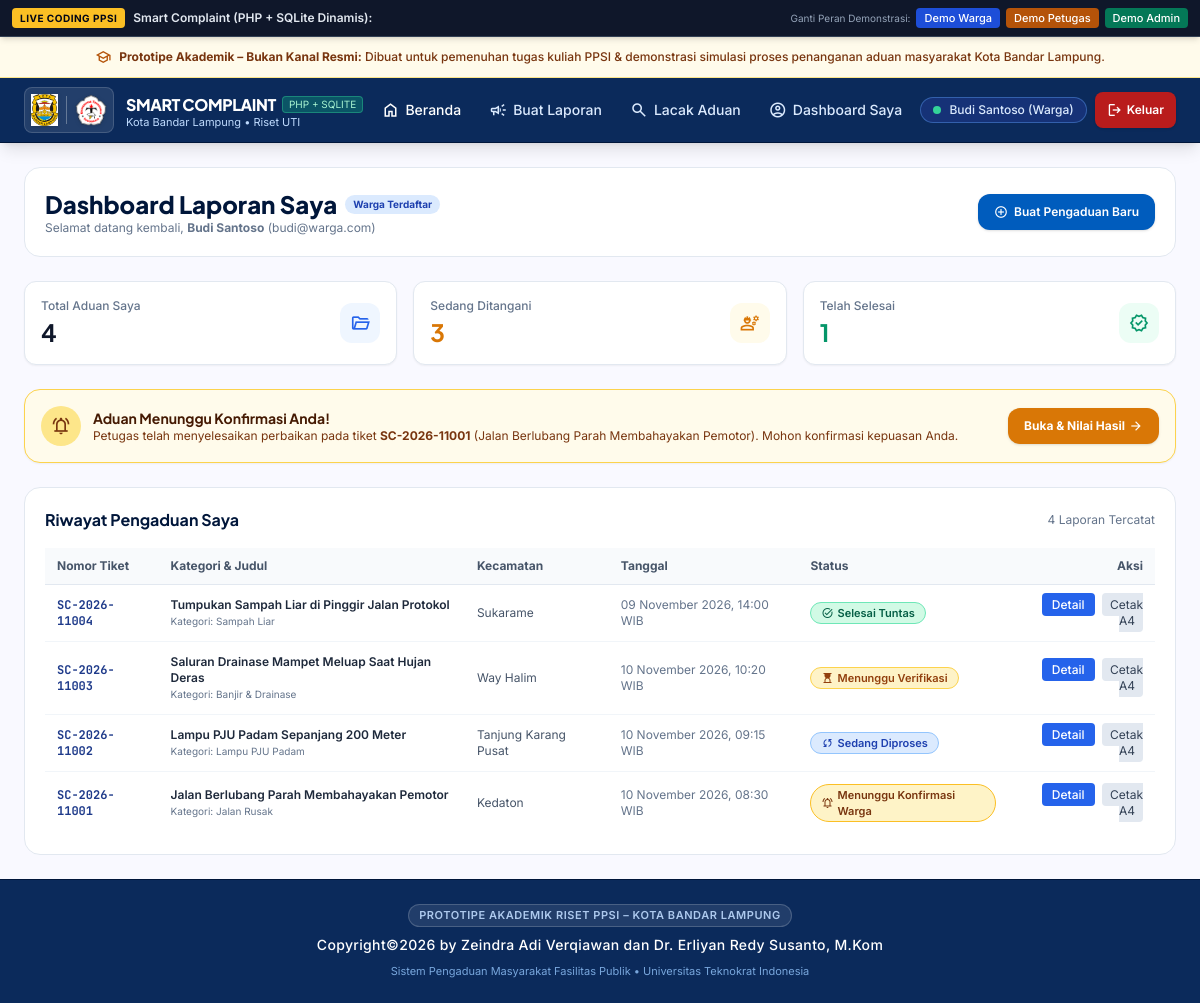
/dashboard.php (signed in), run on the app's committed database.
### tables this page shows
CREATE TABLE reports (
        id INTEGER PRIMARY KEY AUTOINCREMENT,
        ticket_number TEXT NOT NULL UNIQUE,
        citizen_id INTEGER NOT NULL,
        category_id INTEGER NOT NULL,
        department_id INTEGER,
        assigned_officer_id INTEGER,
        title TEXT NOT NULL,
        description TEXT NOT NULL,
        district TEXT NOT NULL, -- Kecamatan di Kota Bandar Lampung
        address TEXT,
        latitude REAL NOT NULL,
        longitude REAL NOT NULL,
        is_anonymous INTEGER DEFAULT 1,
        status TEXT NOT NULL DEFAULT 'submitted', 
        -- submitted, pending_verification, verified, assigned, in_progress, awaiting_citizen_confirmation, resolved, rejected, needs_revision, outside_area
        rejection_reason TEXT,
        revision_notes TEXT,
        photo_before TEXT,
        photo_after TEXT,
        action_notes TEXT,
        materials_used TEXT,
        citizen_rating INTEGER, -- 1-5 bintang
        citizen_feedback TEXT,
        created_at DATETIME DEFAULT CURRENT_TIMESTAMP,
        updated_at DATETIME DEFAULT CURRENT_TIMESTAMP,
        FOREIGN KEY (citizen_id) REFERENCES users(id),
        FOREIGN KEY (category_id) REFERENCES categories(id),
        FOREIGN KEY (department_id) REFERENCES departments(id),
        FOREIGN KEY (assigned_officer_id) REFERENCES users(id)
    );

CREATE TABLE categories (
        id INTEGER PRIMARY KEY AUTOINCREMENT,
        name TEXT NOT NULL,
        icon TEXT DEFAULT 'construction',
        description TEXT,
        default_department_id INTEGER,
        is_active INTEGER DEFAULT 1,
        FOREIGN KEY (default_department_id) REFERENCES departments(id)
    );

### includes/auth.php (called while the page is built, shortened)
<?php
function isLoggedIn() {
    return isset($_SESSION['user_id']) && !empty($_SESSION['user_id']);
}
function currentUser() {
    return [
        'id' => (int)$_SESSION['user_id'],
        'name' => $_SESSION['user_name'] ?? 'Pengguna',
        'email' => $_SESSION['user_email'] ?? '',
        'role' => $_SESSION['user_role'] ?? 'warga',
        'phone' => $_SESSION['user_phone'] ?? ''
    ];
}

### dashboard.php (the view, shortened to what this page needs)
<?php
require_once __DIR__ . '/includes/auth.php';
$user = currentUser();
$pdo = getDB();
$stmt = $pdo->prepare("SELECT r.*, c.name as category_name, d.name as dept_name
    FROM reports r
    LEFT JOIN categories c ON r.category_id = c.id
    LEFT JOIN departments d ON r.department_id = d.id
    WHERE r.citizen_id = ?
    ORDER BY r.id DESC");
$stmt->execute([$user['id']]);
$reports = $stmt->fetchAll();
$total = count($reports);
$inProgress = 0;
$resolved = 0;
$waitingConfirmation = null;
foreach ($reports as $r) {
    if ($r['status'] === 'resolved') {
        $resolved++;
    } elseif ($r['status'] === 'awaiting_citizen_confirmation') {
        $waitingConfirmation = $r;
        $inProgress++;
    } elseif (in_array($r['status'], ['submitted', 'pending_verification', 'verified', 'assigned', 'in_progress'])) {
        $inProgress++;
    }
}
require_once __DIR__ . '/includes/header.php';
?>
<div class="space-y-6">
  <div class="flex flex-wrap items-center justify-between gap-3 bg-white p-5 rounded-2xl border border-slate-200">
    <div>
      <div class="flex items-center gap-2">
        <h2 class="font-heading font-extrabold text-2xl text-[#00163a]">Dashboard Laporan Saya</h2>
        <span class="px-2 py-0.5 rounded-full text-[10px] font-bold bg-blue-100 text-blue-800">Warga Terdaftar</span>
      </div>
      <p class="text-xs text-slate-500">Selamat datang kembali, <strong><?= sanitize($user['name']) ?></strong> (<?= sanitize($user['email']) ?>)</p>
    </div>
    <a href="lapor.php" class="bg-[#005cbd] hover:bg-[#004791] text-white px-4 py-2 rounded-xl text-xs font-semibold shadow transition flex items-center gap-1.5">
      <span class="material-symbols-outlined text-sm">add_circle</span>
      <span>Buat Pengaduan Baru</span>
    </a>
  </div>
  <div class="grid grid-cols-1 sm:grid-cols-3 gap-4">
    <div class="bg-white p-4 rounded-xl border border-slate-200 shadow-sm flex items-center justify-between">
      <div>
        <p class="text-xs text-slate-500 font-medium">Total Aduan Saya</p>
        <p class="text-2xl font-bold font-heading text-slate-900 mt-0.5"><?= $total ?></p>
      </div>
      <div class="w-10 h-10 rounded-xl bg-blue-50 text-blue-600 flex items-center justify-center">
        <span class="material-symbols-outlined text-xl">folder_open</span>
      </div>
    </div>
    <div class="bg-white p-4 rounded-xl border border-slate-200 shadow-sm flex items-center justify-between">
      <div>
        <p class="text-xs text-slate-500 font-medium">Sedang Ditangani</p>
        <p class="text-2xl font-bold font-heading text-amber-600 mt-0.5"><?= $inProgress ?></p>
      </div>
      <div class="w-10 h-10 rounded-xl bg-amber-50 text-amber-600 flex items-center justify-center">
        <span class="material-symbols-outlined text-xl">engineering</span>
      </div>
    </div>
    <div class="bg-white p-4 rounded-xl border border-slate-200 shadow-sm flex items-center justify-between">
      <div>
        <p class="text-xs text-slate-500 font-medium">Telah Selesai</p>
        <p class="text-2xl font-bold font-heading text-emerald-600 mt-0.5"><?= $resolved ?></p>
      </div>
      <div class="w-10 h-10 rounded-xl bg-emerald-50 text-emerald-600 flex items-center justify-center">
        <span class="material-symbols-outlined text-xl">verified</span>
      </div>
    </div>
  </div>
  <?php if ($waitingConfirmation): ?>
  <div class="bg-amber-50 border border-amber-300 p-4 rounded-2xl flex flex-wrap items-center justify-between gap-3 shadow-sm">
    <div class="flex items-center gap-3">
      <div class="w-10 h-10 rounded-full bg-amber-200 text-amber-900 flex items-center justify-center shrink-0">
        <span class="material-symbols-outlined text-xl">notifications_active</span>
      </div>
      <div>
        <h4 class="font-heading font-bold text-sm text-amber-950">Aduan Menunggu Konfirmasi Anda!</h4>
        <p class="text-xs text-amber-900">Petugas telah menyelesaikan perbaikan pada tiket <strong><?= sanitize($waitingConfirmation['ticket_number']) ?></strong> (<?= sanitize($waitingConfirmation['title']) ?>). Mohon konfirmasi kepuasan Anda.</p>
      </div>
    </div>
    <a href="detail.php?ticket=<?= urlencode($waitingConfirmation['ticket_number']) ?>" class="bg-amber-600 hover:bg-amber-700 text-white px-4 py-2 rounded-xl text-xs font-bold shadow transition flex items-center gap-1">
      <span>Buka & Nilai Hasil</span>
      <span class="material-symbols-outlined text-sm">arrow_forward</span>
    </a>
  </div>
  <?php endif; ?>
  <div class="bg-white p-5 rounded-2xl border border-slate-200 space-y-4">
    <div class="flex flex-wrap items-center justify-between gap-3">
      <h3 class="font-heading font-bold text-base text-[#00163a]">Riwayat Pengaduan Saya</h3>
      <span class="text-xs text-slate-500"><?= $total ?> Laporan Tercatat</span>
    </div>
    <div class="overflow-x-auto">
      <table class="w-full text-xs text-left">
        <thead class="bg-slate-50 text-slate-600 font-semibold border-b border-slate-200">
          <tr>
            <th class="py-2.5 px-3">Nomor Tiket</th>
            <th class="py-2.5 px-3">Kategori & Judul</th>
            <th class="py-2.5 px-3">Kecamatan</th>
            <th class="py-2.5 px-3">Tanggal</th>
            <th class="py-2.5 px-3">Status</th>
            <th class="py-2.5 px-3 text-right">Aksi</th>
          </tr>
        </thead>
        <tbody class="divide-y divide-slate-100">
          <?php if (empty($reports)): ?>
          <tr>
            <td colspan="6" class="py-6 text-center text-slate-400">Belum ada pengaduan yang dibuat. Klik tombol "Buat Pengaduan Baru" di atas.</td>
          </tr>
          <?php else: ?>
            <?php foreach ($reports as $r): ?>
            <tr class="hover:bg-slate-50/80 transition">
              <td class="py-3 px-3 font-mono font-bold text-blue-900"><?= sanitize($r['ticket_number']) ?></td>
              <td class="py-3 px-3">
                <span class="font-semibold text-slate-800 block"><?= sanitize($r['title']) ?></span>
                <span class="text-[10px] text-slate-500">Kategori: <?= sanitize($r['category_name']) ?></span>
              </td>
              <td class="py-3 px-3 text-slate-600"><?= sanitize($r['district']) ?></td>
              <td class="py-3 px-3 text-slate-500"><?= formatDateIndo($r['created_at']) ?></td>
              <td class="py-3 px-3"><?= getStatusBadge($r['status']) ?></td>
              <td class="py-3 px-3 text-right space-x-1">
                <a href="detail.php?ticket=<?= urlencode($r['ticket_number']) ?>" class="px-2.5 py-1 rounded bg-blue-600 text-white font-medium hover:bg-blue-700">Detail</a>
                <a href="cetak_bap.php?ticket=<?= urlencode($r['ticket_number']) ?>" target="_blank" class="px-2 py-1 rounded bg-slate-200 text-slate-700 hover:bg-slate-300">Cetak A4</a>
              </td>
            </tr>
            <?php endforeach; ?>
          <?php endif; ?>
        </tbody>
      </table>
    </div>
  </div>
</div>
<?php require_once __DIR__ . '/includes/footer.php'; ?>

### includes/functions.php (shortened to what this page needs)
<?php
function sanitize($data) {
    return htmlspecialchars(trim($data ?? ''), ENT_QUOTES, 'UTF-8');
}
function formatDateIndo($datetime) {
    $timestamp = strtotime($datetime);
    $bulan = [
        1 => 'Januari', 'Februari', 'Maret', 'April', 'Mei', 'Juni',
        'Juli', 'Agustus', 'September', 'Oktober', 'November', 'Desember'
    ];
    $tgl = date('d', $timestamp);
    $bln = $bulan[(int)date('m', $timestamp)];
    $thn = date('Y', $timestamp);
    $jam = date('H:i', $timestamp);
    return "$tgl $bln $thn, $jam WIB";
}
function getStatusBadge($status) {
    $map = [
        'submitted' => [
            'label' => 'Terkirim',
            'bg' => 'bg-amber-100 text-amber-800 border-amber-300',
            'icon' => 'hourglass_top'
        ],
        'pending_verification' => [
            'label' => 'Menunggu Verifikasi',
            'bg' => 'bg-amber-100 text-amber-800 border-amber-300',
            'icon' => 'hourglass_top'
        ],
        'verified' => [
            'label' => 'Terverifikasi',
            'bg' => 'bg-blue-100 text-blue-800 border-blue-300',
            'icon' => 'verified'
        ],
        'assigned' => [
            'label' => 'Ditugaskan ke Regu',
            'bg' => 'bg-blue-100 text-blue-800 border-blue-300',
            'icon' => 'engineering'
        ],
        'in_progress' => [
            'label' => 'Sedang Diproses',
            'bg' => 'bg-blue-100 text-blue-800 border-blue-300',
            'icon' => 'sync'
        ],
        'awaiting_citizen_confirmation' => [
            'label' => 'Menunggu Konfirmasi Warga',
            'bg' => 'bg-amber-100 text-amber-900 border-amber-400',
            'icon' => 'notifications_active'
        ],
        'resolved' => [
            'label' => 'Selesai Tuntas',
            'bg' => 'bg-emerald-100 text-emerald-800 border-emerald-300',
            'icon' => 'task_alt'
        ],
        'needs_revision' => [
            'label' => 'Perlu Revisi',
            'bg' => 'bg-orange-100 text-orange-800 border-orange-300',
            'icon' => 'edit_note'
        ],
        'rejected' => [
            'label' => 'Ditolak',
            'bg' => 'bg-red-100 text-red-800 border-red-300',
            'icon' => 'cancel'
        ],
        'outside_area' => [
            'label' => 'Di Luar Wilayah',
            'bg' => 'bg-slate-100 text-slate-800 border-slate-300',
            'icon' => 'wrong_location'
        ]
    ];
    $info = $map[$status] ?? [
        'label' => ucfirst($status),
        'bg' => 'bg-slate-100 text-slate-700 border-slate-300',
        'icon' => 'info'
    ];
    return '<span class="inline-flex items-center gap-1 px-2.5 py-0.5 rounded-full text-[11px] font-semibold border ' . $info['bg'] . '">
        <span class="material-symbols-outlined text-xs">' . $info['icon'] . '</span>
        <span>' . $info['label'] . '</span>
    </span>';
}

### includes/header.php (style rules this page uses)
.material-symbols-outlined { font-variation-settings: 'FILL' 0, 'wght' 400, 'GRAD' 0, 'opsz' 24; vertical-align: middle; }

### data on the page
reports: ticket_number "SC-2026-11001", title "Jalan Berlubang Parah Membahayakan Pemotor", category.name "Jalan Rusak", district "Kedaton", created_at "10 November 2026, 08:30 WIB", status "Menunggu Konfirmasi Warga"
reports: ticket_number "SC-2026-11004", title "Tumpukan Sampah Liar di Pinggir Jalan Protokol", category.name "Sampah Liar", district "Sukarame", created_at "09 November 2026, 14:00 WIB", status "Selesai Tuntas"
reports: ticket_number "SC-2026-11003", title "Saluran Drainase Mampet Meluap Saat Hujan Deras", category.name "Banjir & Drainase", district "Way Halim", created_at "10 November 2026, 10:20 WIB", status "Menunggu Verifikasi"
reports: ticket_number "SC-2026-11002", title "Lampu PJU Padam Sepanjang 200 Meter", category.name "Lampu PJU Padam", district "Tanjung Karang Pusat", created_at "10 November 2026, 09:15 WIB", status "Sedang Diproses"

### other printed values
$user['name'] "Budi Santoso"
$user['role'] "Warga"
$user['email'] "budi@warga.com"
$total "4"
$inProgress "3"
$resolved "1"
